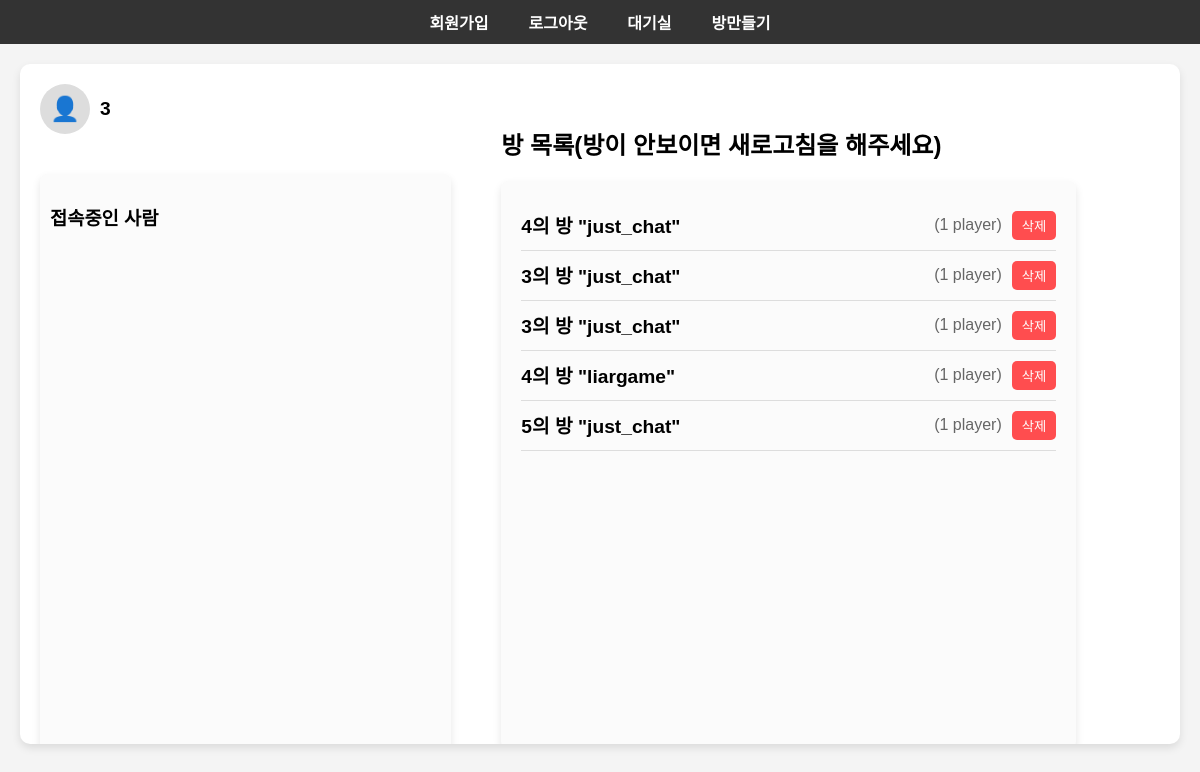
Page /liargame/game/ (signed in) on the committed database.
### liargame/models.py (models this page shows, shortened)
class Room(models.Model):
    room_number = models.AutoField(primary_key=True)
    game_type = models.CharField(max_length=100)
    created_at = models.DateTimeField(auto_now_add=True)
    owner = models.ForeignKey('CustomUser', on_delete=models.CASCADE, null=True, blank=True, related_name='owned_rooms')
    players = models.ManyToManyField('CustomUser', related_name='rooms', blank=True)  # 플레이어들

class CustomUser(AbstractUser):
    nickname = models.CharField(max_length=50, unique=True)  # 사용자 닉네임
    room = models.OneToOneField(Room, null=True, blank=True, on_delete=models.SET_NULL, related_name='user')  # 'user' 그대로 사용

### liargame/views.py (the view)
# urls.py: path('game/', views.game, name='game'),
@login_required
def game(request):
    rooms = Room.objects.all()
    username = request.user.nickname if request.user.is_authenticated else "익명"
    all_users = list(CustomUser.objects.values_list('nickname', flat=True).distinct())
    return render(request, 'liargame/game.html', {
        'username': username,
        'rooms': rooms,  # 방 정보 전달
        'all_users': all_users,
    })

### liargame/templates/liargame/game.html (shortened to what this page needs)
<!DOCTYPE html>
<html lang="en">
<head>
</head>
<body>
    <nav>
        <ul>
            <li><a href="{% url 'signup' %}">회원가입</a></li>
            {% if user.is_authenticated %}
                <li>
                    <a href="#" onclick="document.getElementById('logout-form').submit();">로그아웃</a>
                </li>
            {% else %}
                <li><a href="{% url 'signin' %}">로그인</a></li>
            {% endif %}
            <li><a href="{% url 'game' %}">대기실</a></li>
            <li><a href="{% url 'create_room' %}" id="create-room-link">방만들기</a></li>
        </ul>
    </nav>
    <div class="main-box">
        <div class="left-panel">
            <div class="nickname">
                <div class="profile-circle">👤</div>
                <div class="nickname-text">{{ username }}</div>
            </div>
            <div class="all-users">
                <h3>접속중인 사람</h3>
            </div>
        </div>
        <div class="room-list-container">
            <div class="room-list-header">
                <h2>방 목록(방이 안보이면 새로고침을 해주세요)</h2>
            </div>
            <div class="room-list">
                {% if rooms %}
                    {% for room in rooms %}
                        <div class="room" data-room-id="{{ room.room_number }}">
                            <div class="room-left">
                                <a href="{% url 'room_detail' room_id=room.room_number %}" class="room-link">
                                    <strong>{{ room.owner.nickname }}의 방</strong>
                                    <span>"{{ room.game_type }}"</span>
                                </a>
                            </div>
                            <div class="room-right">
                                <div class="room-players">
                                    ({{ room.players.count }} player{{ room.players.count|pluralize }})
                                </div>
                                <button class="delete-room-button" data-room-id="{{ room.room_number }}">삭제</button>
                            </div>
                        </div>
                    {% endfor %}
                {% else %}
                    <p>아직 개설된 방이 없습니다.</p>
                {% endif %}
            </div>
        </div>
    </div>
</body>
</html>

### liargame/templates/liargame/game.html (style rules this page uses)
body { font-family: Arial, sans-serif; margin: 0; padding: 0; background-color: #f4f4f4; display: flex; flex-direction: column; height: 100vh; }
nav { background-color: #333; color: white; padding: 10px 20px; position: sticky; top: 0; z-index: 1000; }
nav ul { list-style-type: none; padding: 0; margin: 0; display: flex; justify-content: center; }
nav ul li { margin: 0 20px; }
nav ul li a { color: white; text-decoration: none; font-weight: bold; }
.main-box { display: flex; margin: 20px; background-color: white; border-radius: 10px; box-shadow: 0 4px 8px rgba(0, 0, 0, 0.1); height: calc(100vh - 120px); overflow: hidden; gap: 20px; }
.left-panel { width: 42%; padding: 20px; display: flex; flex-direction: column; height: 100%; overflow-y: auto; }
.nickname { display: flex; align-items: center; margin-bottom: 20px; }
.profile-circle { width: 50px; height: 50px; background-color: #ddd; border-radius: 50%; display: flex; justify-content: center; align-items: center; margin-right: 10px; font-size: 1.5rem; color: #666; }
.nickname-text { font-size: 1.2rem; font-weight: bold; }
.all-users { margin-top: 20px; background-color: #f9f9f9; padding: 10px; border-radius: 8px; box-shadow: 0 4px 8px rgba(0, 0, 0, 0.1); flex-grow: 1; overflow-y: auto; height: 70%; background-color: #fbfbfb; }
.room-list { width: 80%; background-color: white; padding: 20px; border-radius: 8px; box-shadow: 0 4px 8px rgba(0, 0, 0, 0.1); flex-grow: 1; height: 100%; overflow-y: auto; height: 80%; background-color: #fbfbfb; }
.room-list-container { width: 70%; margin-top: 32px; margin-bottom: 30px; height: 100%; padding: 10px; box-sizing: border-box; }
.room { display: flex; justify-content: space-between; align-items: center; border-bottom: 1px solid #ddd; padding: 10px 0; gap: 10px; }
.room-left { display: flex; align-items: center; gap: 10px; text-decoration: none; flex-grow: 1; }
.room-right { display: flex; align-items: center; gap: 10px; }
.room a { text-decoration: none; color: inherit; font-weight: bold; font-size: 1.2rem; }
.room-players { font-size: 1rem; color: #666; }
.delete-room-button { background-color: #ff4d4f; color: white; border: none; border-radius: 5px; padding: 5px 10px; cursor: pointer; }

### rows in the picture
Room: owner.nickname "4", game_type "just_chat", players.count "1"
Room: owner.nickname "3", game_type "just_chat", players.count "1"
Room: owner.nickname "3", game_type "just_chat", players.count "1"
Room: owner.nickname "4", game_type "liargame", players.count "1"
Room: owner.nickname "5", game_type "just_chat", players.count "1"

### other values in the picture
{{ username }} "3"
